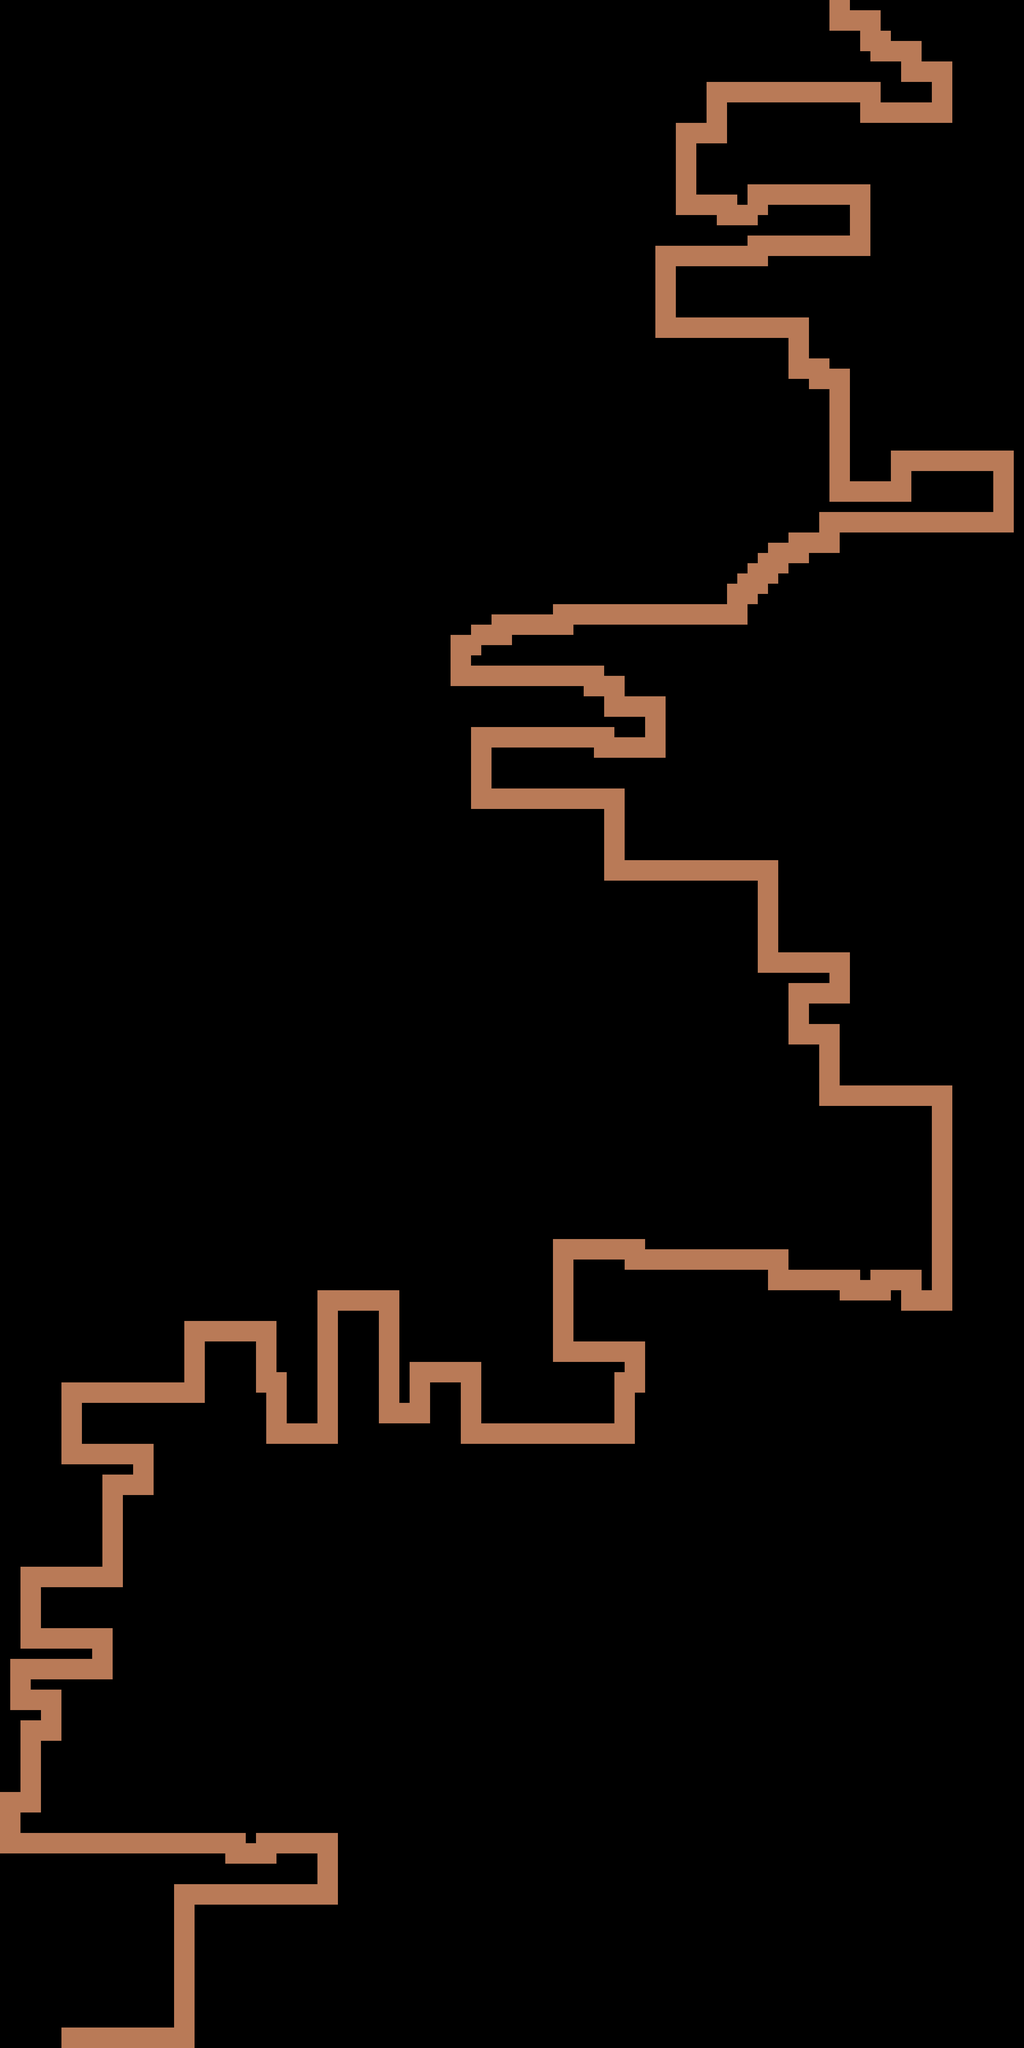

Tiled map render using the project's own tile images. Description and the map definition, with tile-layer contents summarised, below:
An orthogonal 100x200 tile map with 32x32 px tiles, 1 tile layer (Tile Layer 1).

<map version="1.0" orientation="orthogonal" width="100" height="200" tilewidth="32" tileheight="32">
 <tileset firstgid="1" name="dirtroad" tilewidth="32" tileheight="32">
  <image source="../ART/dirtroad.png" width="96" height="32" />
 </tileset>
 <layer name="Tile Layer 1" width="100" height="200">
  <data>[20000 cells, 1448 non-empty, 1 distinct tile ids]</data>
 </layer>
</map>
